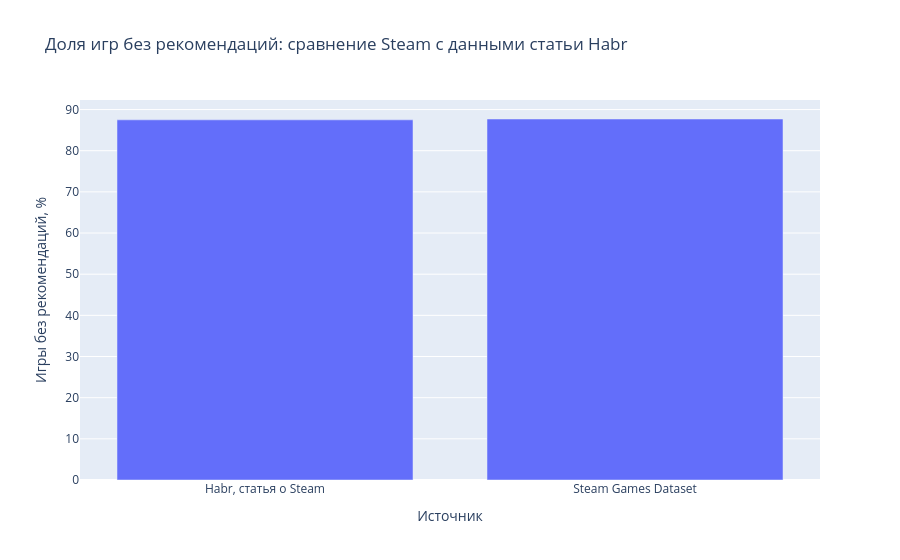

Write notebook code for a chart like this one.
### Code cell
habr_path = QUALITY_DIR / "habr_steam_comparison_2_4.csv"
metrics_path = QUALITY_DIR / "model_metrics_2_4.csv"

if habr_path.is_file():
    habr_comparison = pd.read_csv(habr_path)
    display(px.bar(
        habr_comparison,
        x="source",
        y="zero_recommendations_pct",
        title="Доля игр без рекомендаций: сравнение Steam с данными статьи Habr",
        labels={
            "source": "Источник",
            "zero_recommendations_pct": "Игры без рекомендаций, %",
        },
        hover_data=["games", "release_period"],
    ))
    display(habr_comparison)
else:
    print("Не найден CSV сравнения Habr и Steam из 2.4.")

if metrics_path.is_file():
    model_metrics = pd.read_csv(metrics_path)
    display(
        model_metrics[
            [
                "target", "sample_rows", "model_mae", "baseline_mae",
                "model_rmse", "baseline_rmse", "model_r2",
            ]
        ].round(3)
    )
else:
    print("Не найден CSV метрик моделей из 2.4.")

### Figure 1 — Plotly figure (JSON) as saved in the notebook; plotly's stock layout.template omitted (floating-point values rounded to 4 significant figures)
{"data": [{"customdata": [["около 65 000 по описанию статьи", "2021–2025"], ["82998", "2021–2025"]], "hovertemplate": "Источник=%{x}<br>Игры без рекомендаций, %=%{y}<br>games=%{customdata[0]}<br>release_period=%{customdata[1]}<extra></extra>", "legendgroup": "", "marker": {"color": "#636efa", "pattern": {"shape": ""}}, "name": "", "orientation": "v", "showlegend": false, "textposition": "auto", "type": "bar", "x": ["Habr, статья о Steam", "Steam Games Dataset"], "xaxis": "x", "y": [87.5, 87.7], "yaxis": "y"}], "layout": {"barmode": "relative", "legend": {"tracegroupgap": 0}, "title": {"text": "Доля игр без рекомендаций: сравнение Steam с данными статьи Habr"}, "xaxis": {"anchor": "y", "domain": [0, 1], "title": {"text": "Источник"}}, "yaxis": {"anchor": "x", "domain": [0, 1], "title": {"text": "Игры без рекомендаций, %"}}}}
